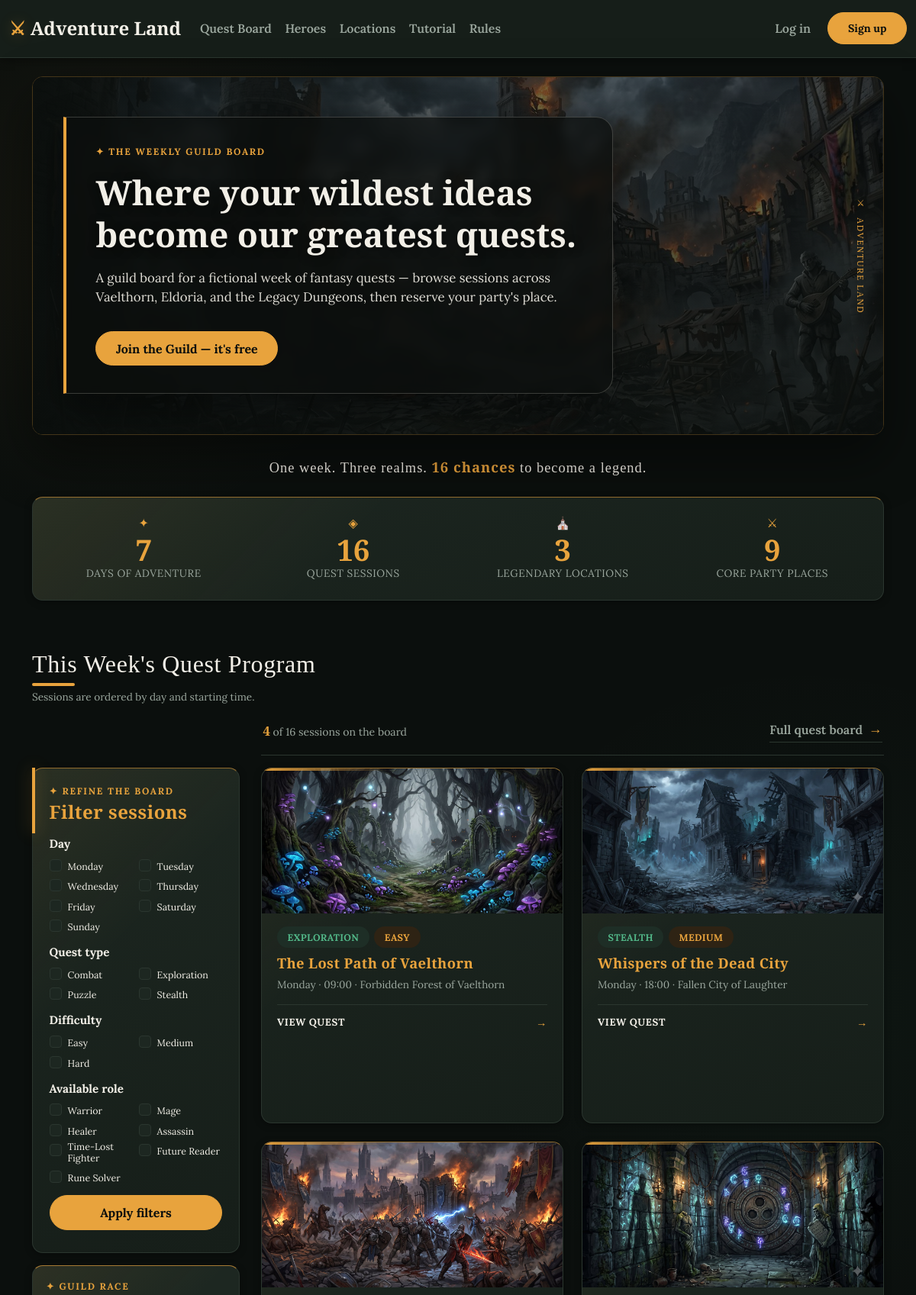
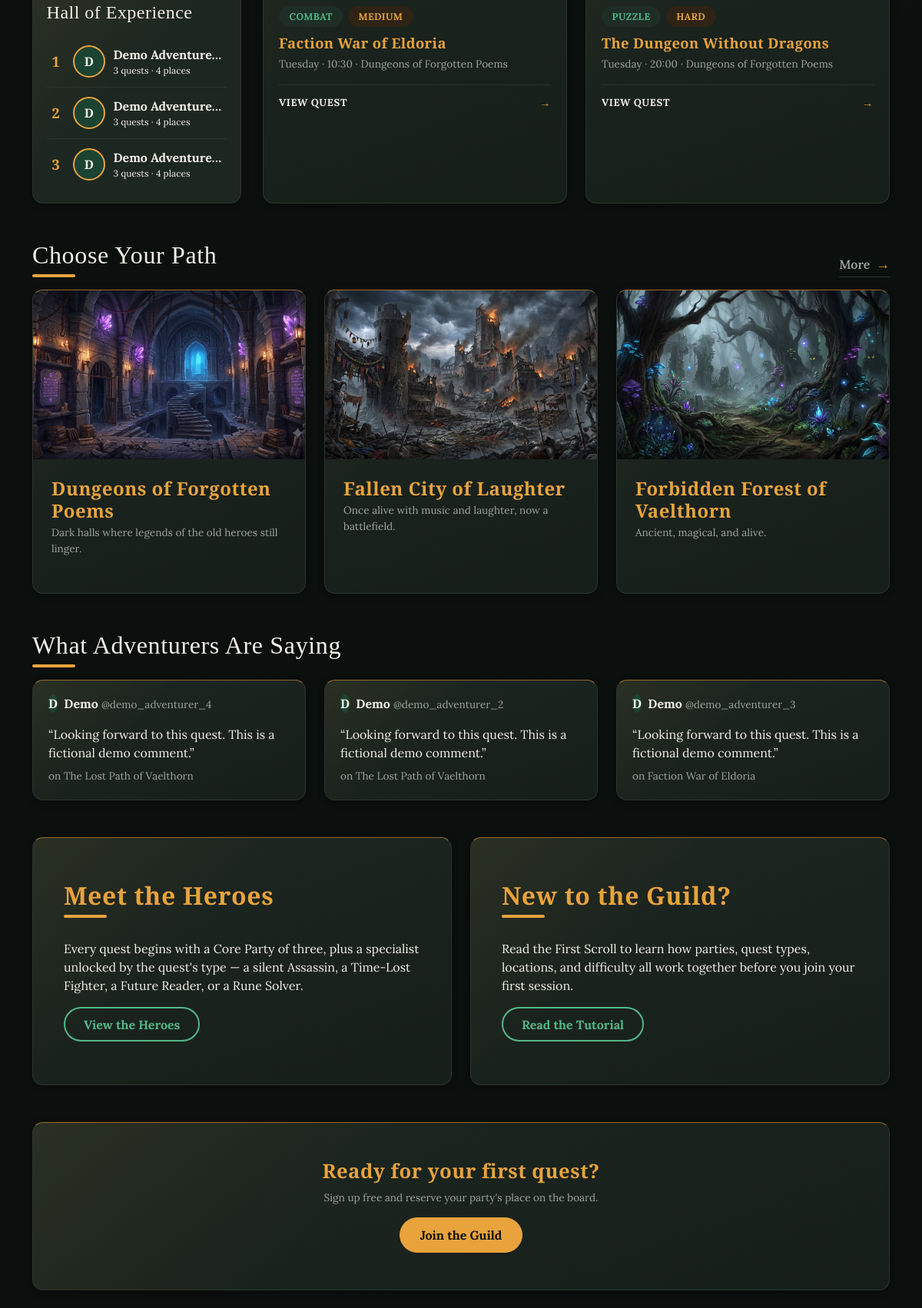
The page /home (upper part) on the database its author committed (2 pictures, top to bottom).
### tables this page shows
CREATE TABLE quest_types (
    id      INTEGER PRIMARY KEY AUTOINCREMENT,
    name    TEXT NOT NULL UNIQUE
);

CREATE TABLE difficulties (
    id      INTEGER PRIMARY KEY AUTOINCREMENT,
    name    TEXT NOT NULL UNIQUE
);

CREATE TABLE roles (
    id                      INTEGER PRIMARY KEY AUTOINCREMENT,
    name                    TEXT    NOT NULL UNIQUE,
    max_places_per_session  INTEGER NOT NULL CHECK (max_places_per_session > 0),
    quest_type_id           INTEGER,
    FOREIGN KEY (quest_type_id) REFERENCES quest_types (id)
);

CREATE TABLE users (
    id              INTEGER PRIMARY KEY AUTOINCREMENT,
    username        TEXT    NOT NULL UNIQUE,
    email           TEXT    NOT NULL UNIQUE,
    password_hash   TEXT    NOT NULL,
    name            TEXT    NOT NULL,
    surname         TEXT    NOT NULL,
    birthdate       TEXT,               -- 'YYYY-MM-DD', optional
    role            TEXT    NOT NULL CHECK (role IN ('adventurer', 'guildmaster')),
    avatar_filename TEXT,
    notify_opt_in   INTEGER NOT NULL DEFAULT 0 CHECK (notify_opt_in IN (0, 1)),
    created_at      TIMESTAMP DEFAULT CURRENT_TIMESTAMP
, bio TEXT CHECK (bio IS NULL OR length(bio) <= 500));

CREATE TABLE quest_sessions (
    id              INTEGER PRIMARY KEY AUTOINCREMENT,
    quest_id        INTEGER NOT NULL,
    day             TEXT    NOT NULL CHECK (day IN
                        ('Monday','Tuesday','Wednesday','Thursday','Friday','Saturday','Sunday')),
    start_time      TEXT    NOT NULL,   -- 'HH:MM', 24h format
    location_id     INTEGER NOT NULL,
    created_at      TIMESTAMP DEFAULT CURRENT_TIMESTAMP,
    FOREIGN KEY (quest_id) REFERENCES quests (id),
    FOREIGN KEY (location_id) REFERENCES locations (id),
    UNIQUE (day, start_time, location_id)
);

CREATE TABLE quests (
    id                  INTEGER PRIMARY KEY AUTOINCREMENT,
    guild_master_id     INTEGER NOT NULL,
    title               TEXT    NOT NULL,
    duration_minutes    INTEGER NOT NULL CHECK (duration_minutes > 0),
    quest_type_id       INTEGER NOT NULL,
    difficulty_id       INTEGER NOT NULL,
    description         TEXT    NOT NULL,
    image_filename      TEXT,
    created_at          TIMESTAMP DEFAULT CURRENT_TIMESTAMP,
    FOREIGN KEY (guild_master_id) REFERENCES users (id),
    FOREIGN KEY (quest_type_id) REFERENCES quest_types (id),
    FOREIGN KEY (difficulty_id) REFERENCES difficulties (id)
);

CREATE TABLE locations (
    id              INTEGER PRIMARY KEY AUTOINCREMENT,
    name            TEXT NOT NULL UNIQUE,
    tagline         TEXT,               -- short evocative subtitle
    description     TEXT,               -- longer lore paragraph(s)
    image_filename  TEXT
);

CREATE TABLE quest_comments (
    id              INTEGER PRIMARY KEY AUTOINCREMENT,
    quest_id        INTEGER NOT NULL,
    user_id         INTEGER NOT NULL,
    comment_text    TEXT NOT NULL,
    created_at      TIMESTAMP DEFAULT CURRENT_TIMESTAMP,
    FOREIGN KEY (quest_id) REFERENCES quests (id),
    FOREIGN KEY (user_id) REFERENCES users (id)
);

### app.py (the view)
@app.route("/home")
def index():
    days = request.args.getlist("day")
    quest_types = request.args.getlist("quest_type")
    difficulties = request.args.getlist("difficulty")
    roles_selected = request.args.getlist("role")
    all_sessions = dao.get_all_sessions_with_details(
        days=days,
        quest_types=quest_types,
        difficulties=difficulties,
        roles=roles_selected,
    )
    return render_template(
        "home.html",
        locations=dao.get_all_locations(),
        guild_stats=dao.get_guild_stats(),
        experienced_adventurers=dao.get_adventurer_leaderboard(limit=3),
        recent_comments=dao.get_recent_comments(limit=3),
        sessions=all_sessions[:SESSIONS_PER_PAGE],
        total_count=len(all_sessions),
        days_options=week_time.DAY_ORDER,
        quest_types_options=dao.get_used_quest_types(),
        difficulties_options=dao.get_used_difficulties(),
        roles_options=dao.get_all_roles(),
        selected={"day": days, "quest_type": quest_types, "difficulty": difficulties, "role": roles_selected},
    )

### templates/home.html (shortened to what this page needs)
{% extends "base.html" %}
{% block content %}
<div class="hero-banner">
  <img src="{{ url_for('static', filename='images/locations/fallen_city.jpg') }}" alt="" class="hero-banner__bg">
  <div class="hero-banner__content">
    <p class="hero-banner__eyebrow"><span aria-hidden="true">&#10022;</span> The weekly guild board</p>
    <p class="hero-banner__tagline">{{ guild_tagline }}.</p>
    <p class="hero-banner__sub">
      A guild board for a fictional week of fantasy quests — browse sessions across Vaelthorn,
      Eldoria, and the Legacy Dungeons, then reserve your party's place.
    </p>
    {% if not current_user.is_authenticated %}
      <a href="{{ url_for('signup') }}" class="btn btn-accent mt-3">Join the Guild — it's free</a>
    {% else %}
      <a href="{{ url_for('quest_board') }}" class="btn btn-accent mt-3">Browse the Quest Board</a>
    {% endif %}
  </div>
  <div class="hero-banner__seal" aria-hidden="true">
    <span class="hero-banner__seal-mark">&#9876;</span>
    <span>Adventure Land</span>
  </div>
</div>
<p class="home-stat-intro">
  One week. Three realms. <strong>{{ guild_stats.total_sessions }} chances</strong> to become a legend.
</p>
<div class="stat-strip home-stat-strip">
 <div class="row text-center g-3">
  <div class="col-3">
    <div class="stat-strip__icon" aria-hidden="true">&#10022;</div>
    <div class="stat-strip__number">7</div>
    <div class="stat-strip__label">Days of Adventure</div>
  </div>
  <div class="col-3">
    <div class="stat-strip__icon" aria-hidden="true">&#9672;</div>
    <div class="stat-strip__number">{{ guild_stats.total_sessions }}</div>
    <div class="stat-strip__label">Quest Sessions</div>
  </div>
  <div class="col-3">
    <div class="stat-strip__icon" aria-hidden="true">&#9962;</div>
    <div class="stat-strip__number">{{ locations|length }}</div>
    <div class="stat-strip__label">Legendary Locations</div>
  </div>
  <div class="col-3">
    <div class="stat-strip__icon" aria-hidden="true">&#9876;</div>
    <div class="stat-strip__number">9</div>
    <div class="stat-strip__label">Core Party Places</div>
  </div>
 </div>
</div>
<section class="mb-5" aria-labelledby="weekly-program-title">
  <div class="home-section-heading mb-3">
    <div>
      <h2 class="section-title mb-1" id="weekly-program-title">This Week's Quest Program</h2>
      <p class="form-hint mb-0">Sessions are ordered by day and starting time.</p>
    </div>
  </div>
  {% if sessions %}
    <div class="home-program-toolbar">
      <div class="home-results-toolbar">
        <p class="home-results-count mb-0"><strong>{{ sessions|length }}</strong> of {{ total_count }} sessions on the board</p>
        <a href="{{ url_for('quest_board', day=selected.day, quest_type=selected.quest_type, difficulty=selected.difficulty, role=selected.role) }}"
           class="section-link">Full quest board <span class="section-link__icon" aria-hidden="true">&rarr;</span></a>
      </div>
    </div>
  {% endif %}
  <div class="home-program-layout">
    <aside class="home-left-rail" aria-label="Quest filters and guild ranking">
      <div class="filter-bar home-filter-sidebar p-3">
        <form method="GET" action="{{ url_for('index') }}">
          <p class="filter-bar__eyebrow mb-1"><span aria-hidden="true">&#10022;</span> Refine the board</p>
          <h3 class="hero-row__title hero-row__title--sm mb-3">Filter sessions</h3>
          <fieldset class="mb-3">
            <legend class="form-label mb-1">Day</legend>
            {% for d in days_options %}
            <div class="form-check">
              <input class="form-check-input" type="checkbox" name="day" value="{{ d }}" id="home-day-{{ loop.index }}"
                     {% if d in selected.day %}checked{% endif %}>
              <label class="form-check-label" for="home-day-{{ loop.index }}">{{ d }}</label>
            </div>
            {% endfor %}
          </fieldset>
          <fieldset class="mb-3">
            <legend class="form-label mb-1">Quest type</legend>
            {% for t in quest_types_options %}
            <div class="form-check">
              <input class="form-check-input" type="checkbox" name="quest_type" value="{{ t.name }}" id="home-type-{{ loop.index }}"
                     {% if t.name in selected.quest_type %}checked{% endif %}>
              <label class="form-check-label" for="home-type-{{ loop.index }}">{{ t.name }}</label>
            </div>
            {% endfor %}
          </fieldset>
          <fieldset class="mb-3">
            <legend class="form-label mb-1">Difficulty</legend>
            {% for d in difficulties_options %}
            <div class="form-check">
              <input class="form-check-input" type="checkbox" name="difficulty" value="{{ d.name }}" id="home-difficulty-{{ loop.index }}"
                     {% if d.name in selected.difficulty %}checked{% endif %}>
              <label class="form-check-label" for="home-difficulty-{{ loop.index }}">{{ d.name }}</label>
            </div>
            {% endfor %}
          </fieldset>
          <fieldset class="mb-3">
            <legend class="form-label mb-1">Available role</legend>
            {% for r in roles_options %}
            <div class="form-check">
              <input class="form-check-input" type="checkbox" name="role" value="{{ r.name }}" id="home-role-{{ loop.index }}"
                     {% if r.name in selected.role %}checked{% endif %}>
              <label class="form-check-label" for="home-role-{{ loop.index }}">{{ r.name }}</label>
            </div>
            {% endfor %}
          </fieldset>
          <button type="submit" class="btn btn-accent w-100 mb-2">Apply filters</button>
        </form>
      </div>
      <section class="home-ranking-card" aria-labelledby="home-ranking-title">
        <p class="filter-bar__eyebrow mb-1"><span aria-hidden="true">&#10022;</span> Guild race</p>
        <h3 class="hero-row__title hero-row__title--sm mb-3" id="home-ranking-title">Hall of Experience</h3>
        <ol class="home-ranking-list mb-0">
          {% for adventurer in experienced_adventurers %}
          <li>
            <a href="{{ url_for('user_profile', user_id=adventurer.id) }}">
              <span class="home-ranking-list__position">{{ loop.index }}</span>
              {% if adventurer.avatar_filename %}
                <img src="{{ url_for('static', filename='images/avatars/' + adventurer.avatar_filename) }}"
                     alt="" class="home-ranking-list__avatar">
              {% else %}
                <span class="home-ranking-list__avatar avatar-fallback">{{ adventurer.name[0] }}</span>
              {% endif %}
              <span class="home-ranking-list__name">
                <strong>{{ adventurer.name }} {{ adventurer.surname }}</strong>
                <small>{{ adventurer.session_count }} quests · {{ adventurer.reserved_places }} places</small>
              </span>
            </a>
          </li>
          {% endfor %}
        </ol>
      </section>
    </aside>
    <div class="home-program-results">
      {% if sessions %}
        <div class="home-program-grid{% if sessions|length == 4 %} home-program-grid--four{% endif %}">
          {% for s in sessions %}
            <a href="{{ url_for('session_detail', session_id=s.id) }}" class="text-decoration-none d-block h-100">
              <article class="quest-card quest-card--listing h-100">
                <img class="quest-card__image" src="{{ url_for('static', filename='images/quests/' + s.image_filename) }}" alt="{{ s.title }}">
                <div class="quest-card__body">
                  <div class="quest-card__meta">
                    <span class="pill pill-type">{{ s.quest_type }}</span>
                    <span class="pill pill-difficulty">{{ s.difficulty }}</span>
                  </div>
                  <h3 class="quest-card__title">{{ s.title }}</h3>
                  <p class="form-hint mb-0">{{ s.day }} · {{ s.start_time }} · {{ s.location }}</p>
                  <span class="quest-card__action">View quest <span aria-hidden="true">&rarr;</span></span>
                </div>
              </article>
            </a>
          {% endfor %}
        </div>
      {% endif %}
    </div>
  </div>
</section>
<div class="home-section-heading mb-3">
  <h2 class="section-title mb-0">Choose Your Path</h2>
  <a href="{{ url_for('locations') }}" class="section-link">More <span class="section-link__icon" aria-hidden="true">&rarr;</span></a>
</div>
<div class="row row-cols-3 g-4 mb-5">
  {% for loc in locations %}
  <div class="col">
    <a href="{{ url_for('locations') }}#location-{{ loc.id }}" class="text-decoration-none">
      <div class="location-card h-100">
        <img src="{{ url_for('static', filename='images/locations/' + loc.image_filename) }}"
             alt="{{ loc.name }}" class="location-card__image">
        <div class="location-card__body">
          <h3 class="hero-row__title hero-row__title--sm">{{ loc.name }}</h3>
          <p class="form-hint mb-0">{{ loc.tagline }}</p>
        </div>
      </div>
    </a>
  </div>
  {% endfor %}
</div>
{% if recent_comments %}
<h2 class="section-title mb-3">What Adventurers Are Saying</h2>
<div class="row row-cols-3 g-4 mb-5">
  {% for c in recent_comments %}
  <div class="col">
    <div class="quest-card h-100">
      <div class="quest-card__body">
        <a href="{{ url_for('user_profile', user_id=c.user_id) }}" class="d-flex align-items-center gap-2 mb-3 text-decoration-none">
          {% if c.avatar_filename %}
            <img src="{{ url_for('static', filename='images/avatars/' + c.avatar_filename) }}"
                 alt="{{ c.username }}" class="comment-avatar">
          {% else %}
            <span class="avatar-fallback">{{ c.name[0] }}</span>
          {% endif %}
          <span><strong>{{ c.name }}</strong> <span class="form-hint">@{{ c.username }}</span></span>
        </a>
        <p class="mb-2">&ldquo;{{ c.comment_text }}&rdquo;</p>
        <p class="form-hint mb-0">on {{ c.quest_title }}</p>
      </div>
    </div>
  </div>
  {% endfor %}
</div>
{% endif %}
<div class="row g-4 mb-5 align-items-stretch">
  <div class="col-6">
    <div class="tutorial-hero h-100 d-flex flex-column justify-content-center">
      <h2 class="section-title">Meet the Heroes</h2>
      <p class="mb-3">Every quest begins with a Core Party of three, plus a specialist unlocked by
      the quest's type — a silent Assassin, a Time-Lost Fighter, a Future Reader, or a Rune Solver.</p>
      <div>
        <a href="{{ url_for('heroes') }}" class="btn btn-outline-guild">View the Heroes</a>
      </div>
    </div>
  </div>
  <div class="col-6">
    <div class="tutorial-hero h-100 d-flex flex-column justify-content-center">
      <h2 class="section-title">New to the Guild?</h2>
      <p class="mb-3">Read the First Scroll to learn how parties, quest types, locations, and
      difficulty all work together before you join your first session.</p>
      <div>
        <a href="{{ url_for('tutorial') }}" class="btn btn-outline-guild">Read the Tutorial</a>
      </div>
    </div>
  </div>
</div>
{% if not current_user.is_authenticated %}
<div class="cta-banner">
  <h2 class="font-heading mb-2 cta-banner__title">Ready for your first quest?</h2>
  <p class="form-hint mb-3">Sign up free and reserve your party's place on the board.</p>
  <a href="{{ url_for('signup') }}" class="btn btn-accent">Join the Guild</a>
</div>
{% endif %}
{% endblock %}

### rows shown on the page
quest_types: name "Combat"
quest_types: name "Exploration"
quest_types: name "Puzzle"
quest_types: name "Stealth"
difficulties: name "Easy"
difficulties: name "Medium"
difficulties: name "Hard"
roles: name "Warrior"
roles: name "Mage"
roles: name "Healer"
roles: name "Assassin"
roles: name "Time-Lost Fighter"
roles: name "Future Reader"
roles: name "Rune Solver"
users: name "D", name "Demo", surname "Adventurer 3", session_count "3", reserved_places "4"
users: name "D", name "Demo", surname "Adventurer 4", session_count "3", reserved_places "4"
users: name "D", name "Demo", surname "Adventurer 2", session_count "3", reserved_places "4"
quest_sessions: image_filename (picture), quest_type "EXPLORATION", difficulty "EASY", title "The Lost Path of Vaelthorn", day "Monday", start_time "09:00", location "Forbidden Forest of Vaelthorn"
quest_sessions: image_filename (picture), quest_type "STEALTH", difficulty "MEDIUM", title "Whispers of the Dead City", day "Monday", start_time "18:00", location "Fallen City of Laughter"
quest_sessions: image_filename (picture), quest_type "COMBAT", difficulty "MEDIUM", title "Faction War of Eldoria", day "Tuesday", start_time "10:30", location "Dungeons of Forgotten Poems"
quest_sessions: image_filename (picture), quest_type "PUZZLE", difficulty "HARD", title "The Dungeon Without Dragons", day "Tuesday", start_time "20:00", location "Dungeons of Forgotten Poems"
locations: image_filename (picture), name "Dungeons of Forgotten Poems", tagline "Dark halls where legends of the old heroes still linger."
locations: image_filename (picture), name "Fallen City of Laughter", tagline "Once alive with music and laughter, now a battlefield."
locations: image_filename (picture), name "Forbidden Forest of Vaelthorn", tagline "Ancient, magical, and alive."
quest_comments: name "D", name "Demo", username "demo_adventurer_4", comment_text "Looking forward to this quest. This is a fictional demo comment.", quest_title "The Lost Path of Vaelthorn"
quest_comments: name "D", name "Demo", username "demo_adventurer_2", comment_text "Looking forward to this quest. This is a fictional demo comment.", quest_title "The Lost Path of Vaelthorn"
quest_comments: name "D", name "Demo", username "demo_adventurer_3", comment_text "Looking forward to this quest. This is a fictional demo comment.", quest_title "Faction War of Eldoria"

### other values the page prints
{{ guild_name }} "Adventure Land"
{{ guild_tagline }} "Where your wildest ideas become our greatest quests"
{{ guild_stats.total_sessions }} "16"
{{ locations|length }} "3"
{{ sessions|length }} "4"
{{ total_count }} "16"
{{ d }} "Monday" "Tuesday" "Wednesday" "Thursday" "Friday" "Saturday" "Sunday"
